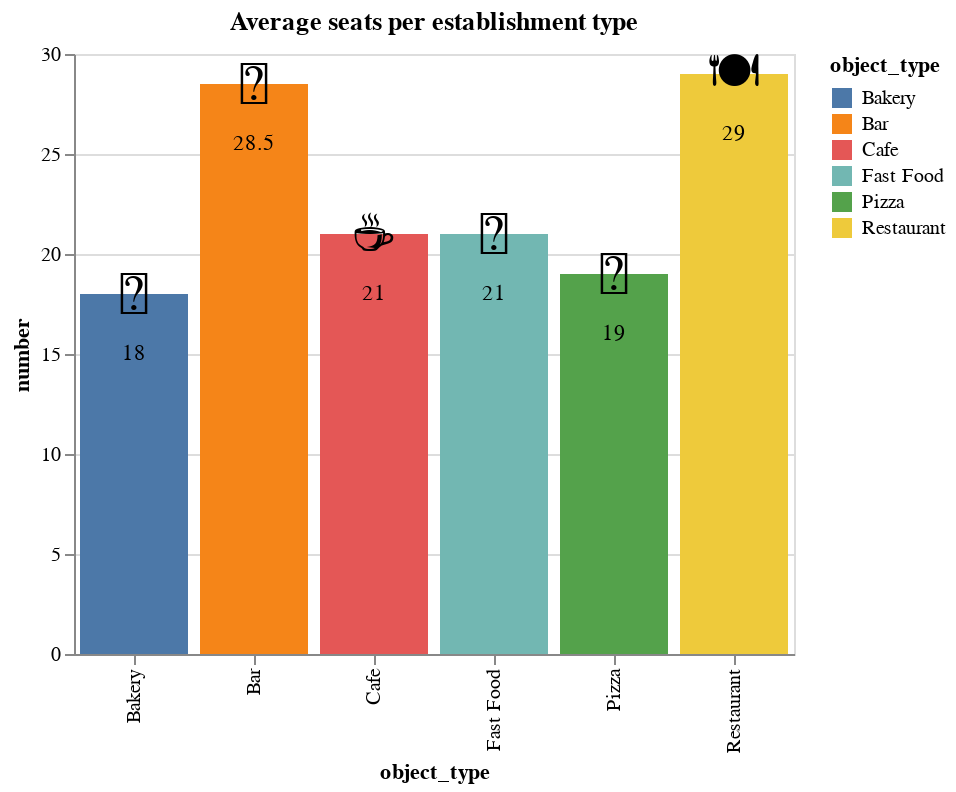

The notebook cell saved with this chart:
### Markdown cell above
## 5) Determine the average number of seats for each type of restaurant. On average, which type of restaurant has the greatest number of seats? Plot graphs. <a id="6.5"></a>

### Code cell
#Calculating average number of seats per establishment
avg_estab_seats = rest.groupby(['object_type'])['number'].median().reset_index()

#Plotting plot of seats per establishment
diction={'Bakery':'🥐','Fast Food':'🍔','Bar':'🍷','Cafe':'☕','Pizza':'🍕','Restaurant':'🍽️'}
avg_estab_seats['emoji1'] =avg_estab_seats['object_type'].apply(lambda x: diction.get(x))

bar = alt.Chart(avg_estab_seats, title="Average seats per establishment type").mark_bar().encode(
    x='object_type',
    y='number',
    color='object_type',
    text='object_type'
).properties(width=alt.Step(60))

emoji=alt.Chart(avg_estab_seats).mark_text(align='center',size=25).encode(
    x='object_type',
    y='number',
    text='emoji1')

text = alt.Chart(avg_estab_seats).mark_text(dy=30).encode(
    x='object_type',
    y='number',
    detail='object_type',
    text=alt.Text('number'))

bar+emoji+text

### Figure 1 — Vega-Lite specification as saved in the notebook (floating-point values rounded to 4 significant figures)
{"config": {"view": {"continuousWidth": 400, "continuousHeight": 300}}, "layer": [{"mark": "bar", "encoding": {"color": {"field": "object_type", "type": "nominal"}, "text": {"field": "object_type", "type": "nominal"}, "x": {"field": "object_type", "type": "nominal"}, "y": {"field": "number", "type": "quantitative"}}, "title": "Average seats per establishment type", "width": {"step": 60}}, {"mark": {"type": "text", "align": "center", "size": 25}, "encoding": {"text": {"field": "emoji1", "type": "nominal"}, "x": {"field": "object_type", "type": "nominal"}, "y": {"field": "number", "type": "quantitative"}}}, {"mark": {"type": "text", "dy": 30}, "encoding": {"detail": {"field": "object_type", "type": "nominal"}, "text": {"field": "number", "type": "quantitative"}, "x": {"field": "object_type", "type": "nominal"}, "y": {"field": "number", "type": "quantitative"}}}], "data": {"name": "data-1b76b2df43df8135941aaea311ae8f33"}, "$schema": "https://vega.github.io/schema/vega-lite/v4.17.0.json", "datasets": {"data-1b76b2df43df8135941aaea311ae8f33": [{"object_type": "Bakery", "number": 18.0, "emoji1": "🥐"}, {"object_type": "Bar", "number": 28.5, "emoji1": "🍷"}, {"object_type": "Cafe", "number": 21.0, "emoji1": "☕"}, {"object_type": "Fast Food", "number": 21.0, "emoji1": "🍔"}, {"object_type": "Pizza", "number": 19.0, "emoji1": "🍕"}, {"object_type": "Restaurant", "number": 29.0, "emoji1": "🍽️"}]}}
